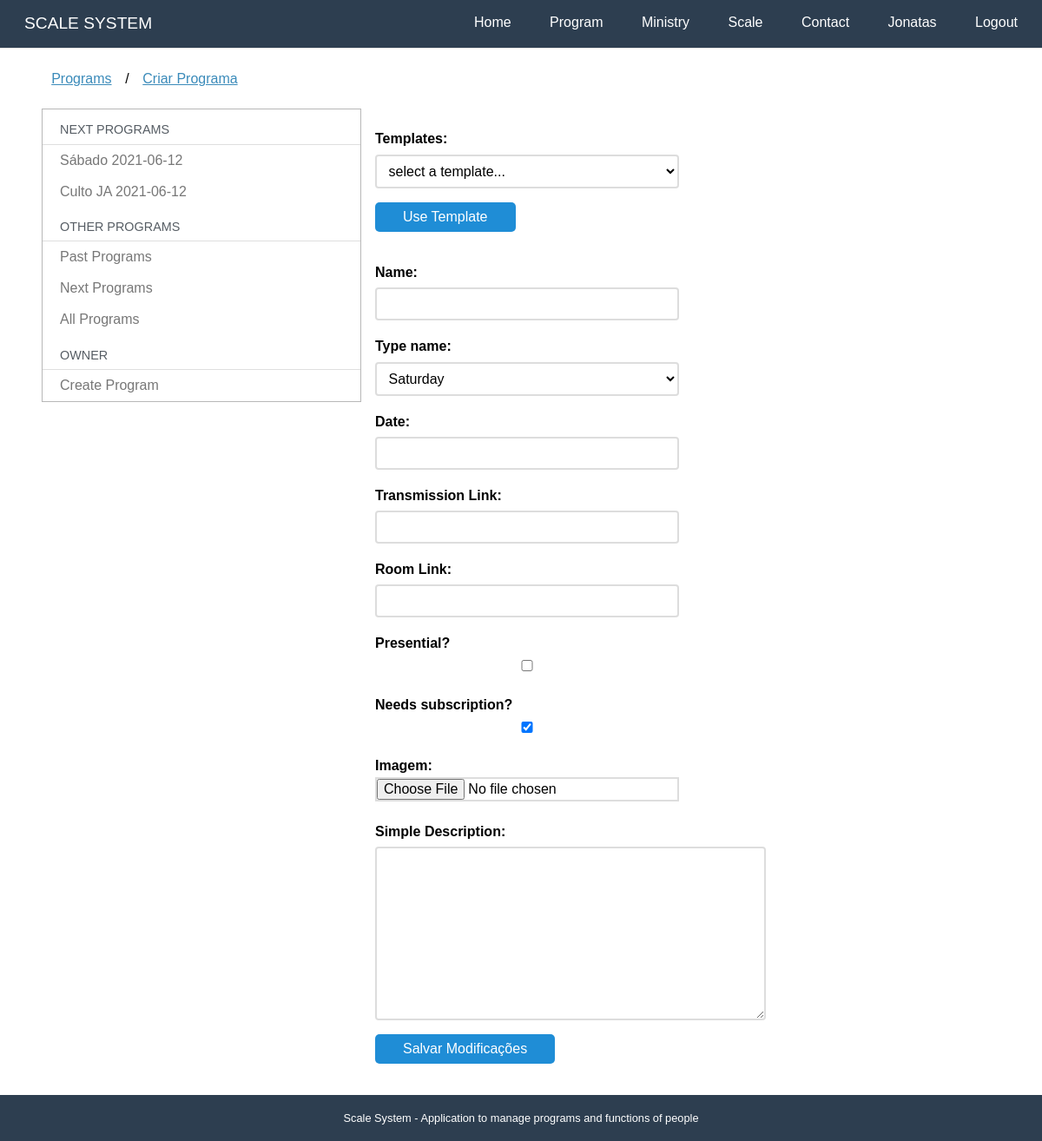
The page /programs/register (signed in) on the database its author committed.
### accounts/models.py (models this page shows, shortened)
class User(AbstractBaseUser, PermissionsMixin):
    username = models.CharField(_('User Name'), max_length=30, unique=True,
        validators = [validators.RegexValidator(re.compile('^[\w.@+-]+$'),
            'O nome de usuário não pode conter letras, digitos ou os seguintes caracteres: @/./+/-/+')])
    email = models.EmailField(_('E-mail'), unique=True)
    name = models.CharField(_('Name'), max_length=100, blank=True)
    is_active = models.BooleanField(_('Is Active?'), blank=True, default=True)
    is_staff = models.BooleanField(_('Is Staff?'), blank=True, default=False)
    date_joined = models.DateTimeField(_('Entry date'), auto_now_add = True)
    first_access = models.BooleanField(_('Already logged in?'), blank=True, default=False)
    objects = UserManager()
    USERNAME_FIELD  = 'username'
    REQUIRED_FIELDS = ['email']
    def __str__(self):
        return self.name or self.username
    def get_full_name(self):
        return str(self)
    def get_first_name(self):
        return self.get_full_name().split()[0]
    class Meta:
        verbose_name= 'Usuário'
        verbose_name_plural = 'Usuários'
        ordering = ['username']

### programs/models.py (models this page shows, shortened)
class Program (models.Model):
    SATURDAY = 'SA'
    SATURDAYAFTERNOON = 'JA'
    WEDNESDAY = 'WE'
    SUNDAY = 'SN'
    FRIDAY = 'FR'
    SPECIAL = 'SP'
    WEEKPFPRAYER = 'WP'
    PROGRAMTYPES = [
        (SATURDAY, 'Saturday'),
        (SATURDAYAFTERNOON, 'Saturday afternoon'),
        (WEDNESDAY, 'Wednesday'),
        (SUNDAY,'Sunday'),
        (FRIDAY, 'Friday'),
        (SPECIAL, 'Special'),
        (WEEKPFPRAYER,'Week of Prayer')
    ]
    name = models.CharField(_("Name"), max_length=50, null=True,blank=True)
    type_name = models.CharField(
        max_length=2,
        choices=PROGRAMTYPES,
        default = SATURDAY
    )
    description = models.TextField(_('Simple Description'), blank=True)
    date = models.DateField(_("Date"), auto_now=False, auto_now_add=False, null=True,blank=False)
    image = models.ImageField(_("Image"), upload_to='program',null=True,blank=True)
    transmission = models.URLField(_("Transmission Link"), max_length=200,null=True,blank=True)
    room = models.URLField(_("Room Link"), max_length=200,null=True,blank=True)
    presential = models.BooleanField(_("Presential?"),default=False)
    iscription = models.BooleanField(_("Needs subscription?"),default=True)
    created_at = models.DateTimeField(_("Created at"), auto_now_add=True)
    updated_at = models.DateTimeField(_('Updated at'), auto_now=True)
    def typeprogram(self):
        for l in Program.PROGRAMTYPES:
            if l[0] == self.type_name:
                return _(l[1])
        return ""
    def __str__(self):
        return (self.name or self.typeprogram()) + ((' '+str(self.date)) if self.date else (" " + _("Template")))
    class Meta:
        verbose_name = _("Program")
        verbose_name_plural = _("Programs")
        ordering = ['date']

### programs/views.py (the view, shortened to what this page needs)
# urls.py: path('register', views.register,  name='register'),
@login_required
@permission_required('programs.add_program')
def register(request):
    template_name = 'programs/register.html'
    form = ProgramRegisterForm()
    form2 = UseTemplateForm()
    context = {'form': form, 'form2': form2}
    context['resume'] = utils.resume_programs()
    return render(request, template_name, context)

### programs/forms.py
class ProgramRegisterForm(forms.ModelForm):
    class Meta:
        model = Program
        fields = ['name','type_name', 'date', 'transmission', 'room',
                  'presential', 'iscription', 'image', 'description']

class UseTemplateForm(forms.Form):
    templates = forms.ModelChoiceField(
        queryset=Program.objects.filter(date__isnull=True),
        empty_label=_("select a template..."))

### core/templatetags/call_method.py (called while the page is built)
@register.filter(name='has_group')
def has_group(user, group_name):
    return user.groups.filter(name=group_name).exists()

@register.filter(name='has_ministry')
def has_ministry(user):
    if my_engaged(user) or my_ministries(user):
        return True
    return False

### ministries/utils.py (called while the page is built)
def my_engaged(user):
    def m(x):
        return [x.ministry]
    def r(x,a):
        if x[0] and x[0] not in a:
            a.append(x[0])
        return a
    functions = list(Function.objects.filter(people = user))
    prog = ProgramTime.objects.filter(person = user, program__date__gte = datetime.date.today())
    for pg in prog:
        functions.append(pg.func())
    if functions:
        return reduce(r,map(m,functions))
    else:
        return []

### programs/utils.py (called while the page is built)
def resume_programs():
    return Program.objects.filter(date__gte = date.today())[:3]

### programs/templates/programs/register.html (shortened to what this page needs)
{% extends "programs/dashboard.html" %}
{% load i18n %}
{% block breadcrumb %}
    {{ block.super }}
    <li>/</li>
    <li><a href="{% url 'programs:register' %}">Criar Programa</a></li>
{% endblock %}
{% block dashboard_content %}
<form class="pure-form pure-form-stacked" method="post">
        <fieldset>
            {% for field in form2 %}
            <div class="pure-control-group">
                {{ field.label_tag }}
                {{ field }}
            </div>
            {% endfor %}
            <div class="pure-controls">
                <button type="submit" class="pure-button pure-button-primary">{% translate "Use Template" %}</button>
            </div>
        </fieldset>
    </form>
<form class="pure-form pure-form-stacked" method="post" enctype="multipart/form-data">
    <fieldset>
        {% for field in form %}
        <div class="pure-control-group">
            {{ field.label_tag }}
            {{ field }}
        </div>
        {% endfor %}
        <div class="pure-controls">
            <button type="submit" class="pure-button pure-button-primary">Salvar Modificações</button>
        </div>
    </fieldset>
</form>
{% endblock %}

### programs/templates/programs/dashboard.html
{% extends "base.html" %}
{% load i18n %}
{% block content %}
<div class="pure-g-r content-ribbon">
    <div class="pure-u-1">
        <ul class="breadcrumb">
            {% block breadcrumb %}
            <li><a href="{% url 'programs:dashboard' %}">{% translate "Programs" %}</a></li>
            {% endblock %}
        </ul>
    </div>
    <div class="pure-u-1-3">
        <div class="pure-menu pure-menu-open">
            <a class="pure-menu-heading">{% translate "Next Programs" %}</a>
            <ul>
                {% if resume %}
                {% for pg in resume %}
                <li><a href="{% url 'programs:description' pg.pk %}">{{pg}}</a></li>
                {% endfor %}
                {% else %}
                {% translate "There are no one programs soon" %}
                {% endif %}
                <li class="pure-menu-heading">{% translate "Other Programs" %}</li>
                <li><a href="{% url 'programs:past' %}">{% translate "Past Programs" %}</a></li>
                <li><a href="{% url 'programs:next' %}">{% translate "Next Programs" %}</a></li>
                <li><a href="{% url 'programs:all' %}">{% translate "All Programs" %}</a></li>
                {% if perms.programs.add_program %}
                <li class="pure-menu-heading">{% translate "Owner" %}</li>
                <li><a href="{% url 'programs:register' %}">{% translate "Create Program" %}</a></li>
                {% endif %}
            </ul>
        </div>
    </div>
    <div class="pure-u-2-3">
        <div class="inner">
            {% block dashboard_content %}
            {% endblock %}
        </div>
    </div>
</div>
{% endblock %}

### core/templates/base.html (shortened to what this page needs)
<!doctype html>
{% load static %}
{% load i18n call_method%}
<html lang="en">
<head>
    <link rel="stylesheet" href="{% static 'core/css/pure-min.css' %}">
    <link rel="stylesheet" href="{% static 'core/css/styles.css' %}" />
</head>
<body>
    <div class="header">
        <div class="home-menu pure-menu pure-menu-open pure-menu-horizontal pure-menu-fixed">
            <a class="pure-menu-heading" href="{% url 'core:home' %}">{% translate "SCALE SYSTEM"%}</a>
            <ul>
                <li class="pure-menu-selected"><a href="{% url 'core:home' %}">{% translate "Home" %}</a></li>
                <li><a href="{% url 'programs:dashboard' %}">{% translate "Program" %}</a></li>
                {% if user.is_authenticated %}
                <li><a href="{% url 'ministries:dashboard' %}">{% translate "Ministry" %}</a></li>
                {% if user|has_ministry %}
                <li><a href="{% url 'scales:dashboard' %}">{% translate "Scale" %}</a></li>
                {% endif %}
                {% endif %}
                <li><a href="{% url 'core:contact' %}">{% translate "Contact" %}</a></li>
                {% if user.is_authenticated %}
                <li><a href="{% url 'accounts:dashboard' %}">{{user.get_first_name}}</a></li>
                <li><a href="{% url 'accounts:logout' %}">{% translate "Logout" %}</a></li>
                {% else %}
                <li><a href="{% url 'accounts:login' %}">{% translate "Login" %}</a></li>
                {% endif %}
            </ul>
        </div>
    </div>
    <div class="content">
        {% block content %}{% endblock %}
        <div class="footer">
            {% translate 'Scale System - Application to manage programs and functions of people' %}
        </div>
    </div>
</body>
</html>

### core/static/core/css/styles.css (style rules this page uses)
* { -webkit-box-sizing: border-box; -moz-box-sizing: border-box; box-sizing: border-box; }
body { margin: 0 auto; line-height: 1.7em; }
a { color: #3b8bba; }
.content { padding-top: 2em; }
.header { margin: 0 0; }
.header .pure-menu { padding: 0.5em; background-color: #2d3e50; }
.header .pure-menu a { color: #fff; }
.header .pure-menu-heading { float: left; }
.header ul { float: right; }
.home-menu { padding: 0.5em; text-align: left; box-shadow: 0 1px 1px rgba(0,0,0, 0.10); }
.home-menu.pure-menu-open { background: #2d3e50; }
.pure-menu.pure-menu-open.pure-menu-fixed { border-bottom: none; z-index: 4; }
.home-menu .pure-menu-heading { color: white; font-weight: 400; font-size: 120%; }
.home-menu .pure-menu-selected a { color: white; }
.home-menu a { color: #6FBEF3; }
.content .content-ribbon { margin: 1.5em 3em; }
.footer { background: #2d3e50; color: #fff; text-align: center; padding: 1em; font-size: 80%; }
.pure-form label { margin: 1em 0 0; font-weight: bold; font-size: 100%; }
.pure-form input[type], .pure-form textarea, .pure-form select { border: 2px solid #ddd; box-shadow: none; font-size: 100%; width: 100%; max-width: 350px; margin-bottom: 0.3em; }
.pure-form textarea { max-width: 450px; }
.pure-form .pure-control-group { margin-bottom: 1em; }
.pure-button { background-color: #1f8dd6; color: white; padding: 0.5em 2em; border-radius: 5px; }
.inner { padding: 0em 1em; }
ul.breadcrumb { padding: 0; }
ul.breadcrumb li { display: inline-block; }
ul.breadcrumb li a { display: inline-block; padding: 0.3em 0.7em; }

### rows shown on the page
User: get_first_name "Jonatas"
Program: name+type_name+date "Sábado 2021-06-12"
Program: name+date "Culto JA 2021-06-12"

### other values the page prints
{{ field.label_tag }} "Templates:"
{{ field.label_tag }} "Name:" "Type name:" "Date:" "Transmission Link:" "Room Link:" "Presential?" "Needs subscription?" "Imagem:" "Simple Description:"
